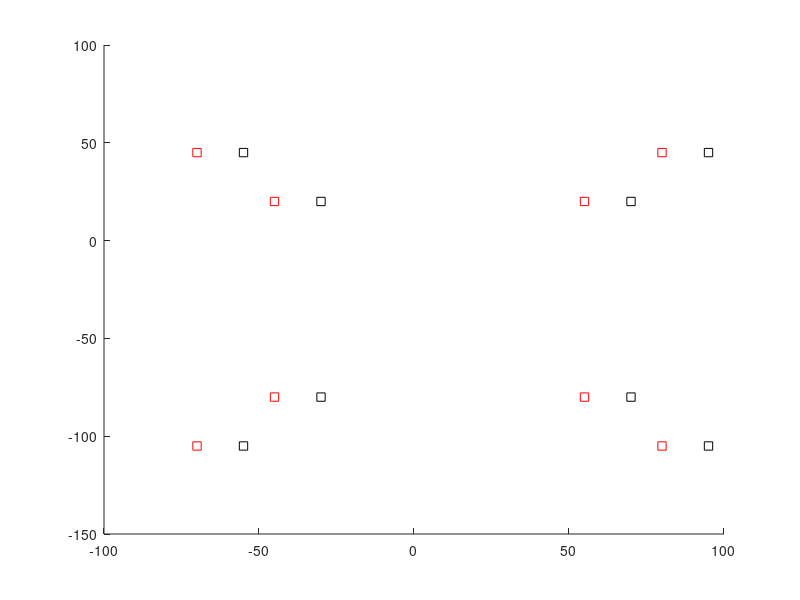

The MATLAB script that drew this image: (Note: this script raises an error after producing the figure.)
%  Q1_Tester - This tester code should help you to check if your calibrate.m is working correctly.
%   
%  It creates a projection matrix with known K, R, C matrices,  and it takes a cube object
%  and projects it into an image using the projection matrix.
%  Then it uses the object and projected points as inputs to your calibrate.m   
%  If your calibrate function is working correctly,  you should get back
%  the K, R, C matrices that you started with.

clear
close all

%  The scene object is a unit cube.

XYZ = [0 0 0; ...
    0 0 1;
    0 1 0;
    0 1 1;
    1 0 0;
    1 0 1;
    1 1 0;
    1 1 1];

%  Set up a projection matrix by choosing K, R, C.

%  For K, just go with coordinates on the projection plane, and put the projection plane at f = 10.
%  Set the principal point to be slightly different from (0,0),  namely (20, -30).  
%
%  Note that in examples with real images, we would expect the principal point to be roughly
%  at the center pixel (Nx/2, Ny/2),  since the (1,1) and (Nx,Ny) would be at opposite corners of the sensor.
%  We would also expect the K11 and K22 coefficients to include a change in
%  units from mm to top pixels.   We have not done this here.   Essentially
%  we are treating 1 mm = 1 pixel.


%black is K,R,C,P
%red is K2,R2,C2,P2
%modify and make the comparison
K = [300 0 20; 
    0 300 -30; 
    0 0 1];
K2=K;
K2(1,3)=K(1,3)-15;%case1%case2

%K(1,1)=K(1,1)*1.3;%case3
%K(2,2)=K(2,2)*1.3;%case3
%  Set camera axes to be near parallel to the object (world) axes. 
%  Only have a small rotation about y axis.

num_degrees = 0;
theta_y = num_degrees *pi/180;
R_y = [cos(theta_y) 0 sin(theta_y);  0 1 0;  -sin(theta_y) 0  cos(theta_y)];
R_y2=R_y;
%R_y2(1,1)=R_y(1,1)-R_y(3,1)/300*15;%case2
%R_y2(1,2)=R_y(1,2)-R_y(3,2)/300*15;%case2
%R_y2(1,3)=R_y(1,3)-R_y(3,3)/300*15;%case2
%  When theta_y = 0,  the camera coordinate axes are same as object axes.
%  We put the camera at a negative z value.  It is looking in the positive z
%  direction.   Note the XY of camera corresponds to the center XY of the
%  cube.

C = [0.5 0.5 -2]';
C2=C;
%C2(1,1)=C(1,1)-0.1;%case1


%C2(1,1)=C(2,1)+R_y(3,1)*0.46;%case3
%C2(2,1)=C(2,1)+R_y(3,2)*0.46;%case3
%C2(3,1)=C(3,1)+R_y(3,3)*0.46;%case3



P2 = K2 * R_y2 * [ eye(3), -C2];
P = K * R_y * [ eye(3), -C];
PP =P/P(3,4);
PP2 =P2/P2(3,4);
PP
PP2
%  now plot the projection of the cube corners for this chosen projection matrix

close all
figure; hold on;

numPositions = size(XYZ,1);

%  Draw in black square the projected point positions according to the true model.

xy = zeros(numPositions, 2);
for j = 1:numPositions
    p = P*[ XYZ(j,1) XYZ(j,2) XYZ(j,3)  1]';
    x = p(1)/p(3);
    y = p(2)/p(3);
    
    xy(j,1) = x;
    xy(j,2) = y;
    plot(x, y,'sk');
end




xy2 = zeros(numPositions, 2);
for j = 1:numPositions
    p = P2*[ XYZ(j,1) XYZ(j,2) XYZ(j,3)  1]';
    x = p(1)/p(3);
    y = p(2)/p(3);
    
    xy2(j,1) = x;
    xy2(j,2) = y;
    plot(x, y,'sr');
end
%%
%  Now, given only the model points XYZ and the image points xy,  
%  we solve for K, R, and C using calibrate.m and check if we get the correct answer.  

%  add a bit of noise to the xy positions to see how stable it is
%  xy = xy + .01*randn(size(xy));

[P_est, K_est, R_est, C_est] = calibrate(XYZ, xy);
PP_est=P_est/P_est(3,4);
PP_est
%  Normalize so that K_est(3,3) is 1..
K_est = K_est/K_est(3,3);

for j = 1:numPositions
    p = P_est*[ XYZ(j,1) XYZ(j,2) XYZ(j,3)  1]';
    x = p(1)/p(3);
    y = p(2)/p(3);
    %  Draw the points in black stars according to the fit least squares model.
    plot(x,y,'*k');
end

disp('Here are the K and K_est (side by side)');
disp([K, K_est] )
disp('Here are the C and C_est (side by side)');
disp( [C, C_est] )
disp('Here are the R_y and R_est (side by side)');
disp( [R_y, R_est] )


